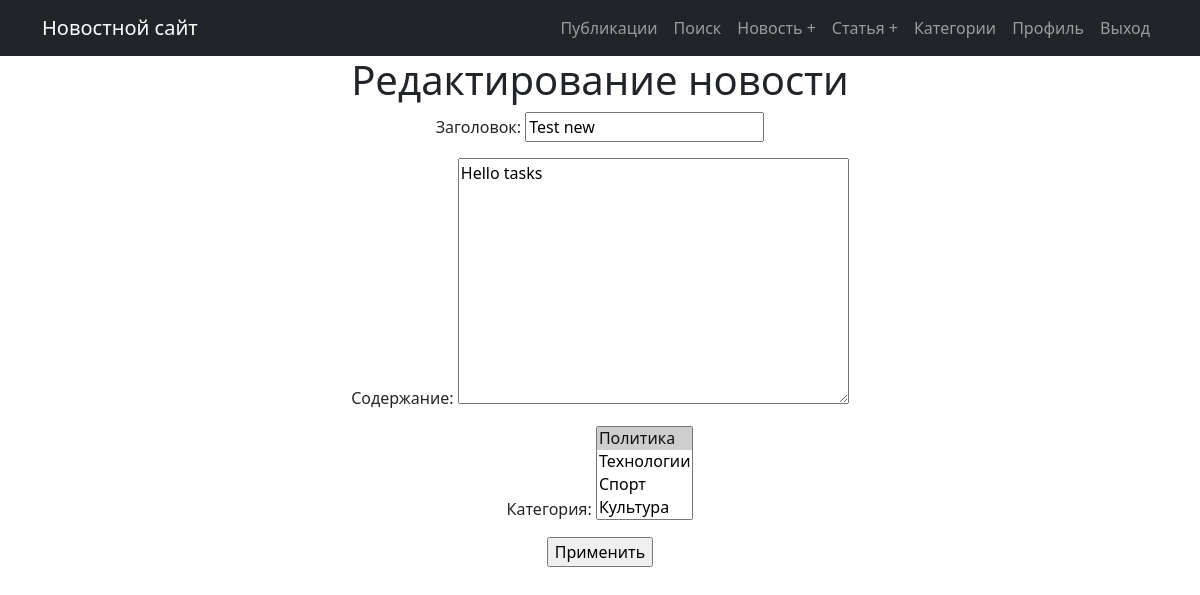
/post/news/43/update/ (signed in), run on an earlier commit of the app's database.
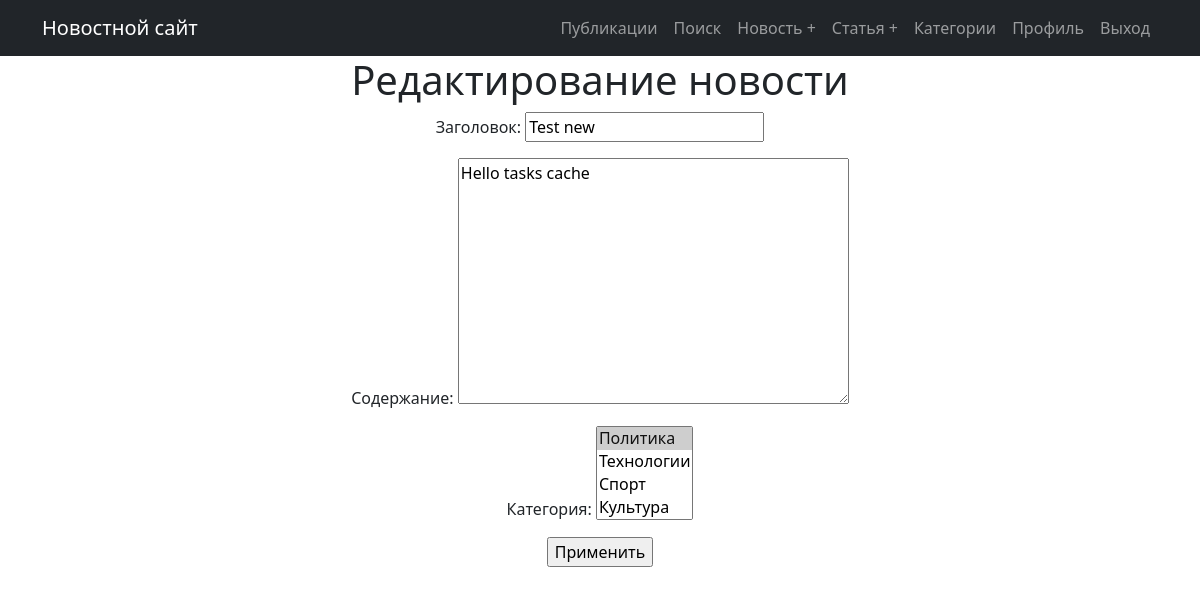
And on a later commit of the database.
### NewsPortal/models.py (models this page shows, shortened)
class Post(models.Model):
    article = 'СТ'
    news = 'НВ'
    POSITIONS = [(article, 'статья'), (news, 'новость')]
    positions = models.CharField(max_length=2, choices=POSITIONS, default=news)
    datetime = models.DateTimeField(auto_now_add=True)
    title = models.CharField(max_length=255)
    text = models.TextField()
    rating = models.IntegerField(default=0)
    author = models.ForeignKey("Author", on_delete=models.CASCADE)
    category = models.ManyToManyField("Category", through='PostCategory')

### NewsPortal/views.py (the view)
# urls.py: path('news/<int:pk>/update/', PostUpdateView.as_view(), name="news_update"),
class PostUpdateView(PermissionRequiredMixin, UpdateView):
    model = Post
    form_class = PostForm
    template_name = 'post_create_or_update.html'
    permission_required = 'NewsPortal.change_post'
    def get_context_data(self, **kwargs):
        context = super().get_context_data(**kwargs)
        return create_or_update(context, self.request.path)

### NewsPortal/forms.py
class PostForm(ModelForm):
    class Meta:
        model = Post
        fields = ['title', 'text', 'category']
        labels = {
            'title': 'Заголовок',
            'text': 'Содержание',
            'category': 'Категория',
        }

### NewsPortal/models.py (called while the page is built)
    def __str__(self):
        return self.name_category

### NewsPortal/utils.py (called while the page is built)
def create_or_update(context, request_path):
    if "create" in request_path:
        title = "Добавление "
    else:
        title = "Редактирование "
    if "news" in request_path:
        title += "новости"
    else:
        title += "статьи"
    context['create_or_update'] = title
    return context

### templates/post_create_or_update.html (shortened to what this page needs)
{% extends 'flatpages/default.html' %}
{% load custom_filters %}
{% block content %}
    {% if posts_limit or 'update' in request.path %}
        <h1>{{ create_or_update }}</h1>
        <form action="" method="post">
            {{ form.as_p }}
            <input type="submit" value="Применить"/>
        </form>
    {% else %}
        <div class="container mt-5 d-flex justify-content-center">
            <div class="shadow-lg border-0 rounded-4 p-4 text-center" style="width: 100%; max-width: 600px">
                <h1>❌ Вы не можете создавать больше 3 постов в сутки!</h1>
            </div>
        </div>
    {% endif %}
{% endblock content %}

What changed in the data, as far as the page shows it:
changed Post "Test new": text "Hello tasks" → "Hello tasks cache"
